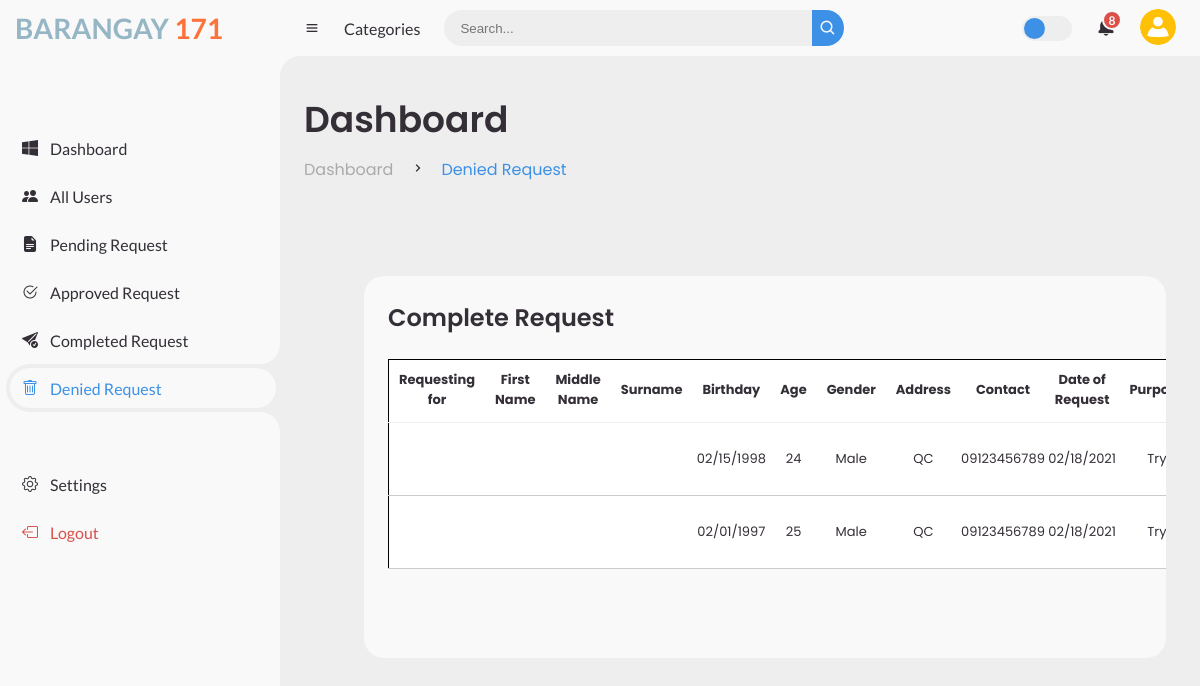
The page /admindenreq.php (signed in) on the database its author committed.
### tables this page shows
CREATE TABLE `request` (
  `Username` varchar(50) NOT NULL,
  `id` int(11) NOT NULL,
  `requestingfor` varchar(50) NOT NULL,
  `firstname` varchar(50) NOT NULL,
  `midname` varchar(50) NOT NULL,
  `surname` varchar(50) NOT NULL,
  `Fullname` varchar(50) NOT NULL,
  `Birthdate` varchar(20) NOT NULL,
  `Age` int(2) NOT NULL,
  `Gender` varchar(50) NOT NULL,
  `HomeAddress` varchar(50) NOT NULL,
  `Contact` varchar(11) NOT NULL,
  `DateofRequest` varchar(11) NOT NULL,
  `Purposes` varchar(50) NOT NULL,
  `Documents` varchar(50) NOT NULL,
  `Fee` varchar(50) NOT NULL,
  `ValidID` varchar(50) NOT NULL,
  `FrontID` longblob NOT NULL,
  `BackID` longblob NOT NULL,
  `Payment` varchar(50) NOT NULL,
  `Service` varchar(50) NOT NULL,
  `Status` varchar(50) NOT NULL,
  `approvedby` varchar(255) NOT NULL,
  `deniedby` varchar(255) DEFAULT NULL

);

### adminrequestdenied.php (called while the page is built, shortened)
<?php
$db = mysqli_connect('localhost', 'root', '', 'bdors');
$result = mysqli_query($db, "SELECT * FROM request where Status='Denied'");
?>

### admindenreq.php (the view, shortened to what this page needs)
<!DOCTYPE html>
<html lang="en">
<head>
	<link href='https://unpkg.com/boxicons@2.0.9/css/boxicons.min.css' rel='stylesheet'>
    <link rel="stylesheet" href="https://cdn.jsdelivr.net/npm/bootstrap-icons@1.11.2/font/bootstrap-icons.min.css">
</head>
<body>
	<section id="sidebar">
		<a href="#" class="brand">
			<h3  class="text">
                Barangay
                <span>171</span>
            </h3>
		</a>
		<ul class="side-menu top">
			<li>
				<a href="adminportal.php">
                    <i class="bi bi-windows"></i>
					<span class="text">Dashboard</span>
				</a>
			</li>
			<li>
				<a href="adminallusers.php">
                    <i class="bi bi-people-fill"></i>
					<span class="text">All Users</span>
				</a>
			</li>
			<li class>
				<a href="adminpendingrequest.php">
                    <i class="bi bi-file-earmark-text-fill"></i>
					<span class="text">Pending Request</span>
				</a>
			</li>
            <li class>
				<a href="adminapprovedrequest.php">
                <i class="bi bi-check2-circle"></i>
					<span class="text">Approved Request</span>
				</a>
			</li>
            <li class>
				<a href="admincomreq.php">
                <i class="bi bi-send-check-fill"></i>
					<span class="text">Completed Request</span>
				</a>
			</li>
            <li class="active">
				<a href="admindenreq.php">
                <i class="bi bi-trash"></i>
					<span class="text">Denied Request</span>
				</a>
			</li>
		</ul>
		<ul class="side-menu">
			<li>
				<a href="adminsetting.php">
                    <i class="bi bi-gear"></i>
					<span class="text">Settings</span>
				</a>
			</li>
			<li>
				<a href="adminlogout.php" class="logout">
                    <i class="bi bi-box-arrow-left"></i>
					<span class="text">Logout</span>
				</a>
			</li>
		</ul>
	</section>
	<section id="content">
		<nav>
			<i class='bx bx-menu' ></i>
			<a href="#" class="nav-link">Categories</a>
			<form action="#">
				<div class="form-input">
					<input type="search" placeholder="Search...">
					<button type="submit" class="search-btn"><i class='bx bx-search' ></i></button>
				</div>
			</form>
			<label for="switch-mode" class="switch-mode"></label>
			<a href="#" class="notification">
				<span class="num">8</span>
			</a>
			<a href="#" class="profile">
				<img src="img/user.png">
			</a>
		</nav>
		<main>
			<div class="head-title">
				<div class="left">
					<h1>Dashboard</h1>
					<ul class="breadcrumb">
						<li>
							<a href="adminportal.php">Dashboard</a>
						</li>
						<li><i class='bx bx-chevron-right' ></i></li>
						<li>
							<a class="active" href="admindenreq.php">Denied Request</a>
						</li>
					</ul>
				</div>
			</div>
			<div class="content1">
<div class="table-data">
				<div class="order">
					<div class="head">
						<h3>Complete Request</h3>
					</div>
					<?php include ('adminrequestdenied.php');?>
					<table>
						<thead>
							<tr>
								<th>Requesting for</th>
								<th>First Name</th>
								<th>Middle Name</th>
								<th>Surname</th>
                                <th>Birthday</th>
								<th>Age</th>
								<th>Gender</th>
								<th>Address</th>
								<th>Contact</th>
								<th>Date of Request</th>
								<th>Purpose</th>
							</tr>
						</thead>
						<tbody>
						<?php while ($row=mysqli_fetch_array($result)){ ?>
   <tr>
   <td><?php echo $row['requestingfor'];?></td>
	<td><?php echo $row['firstname'];?></td>
	<td><?php echo $row['middlename'];?></td>
	<td><?php echo $row['surname'];?></td>
  <td><?php echo $row['Birthdate'];?></td>
  <td><?php echo $row['Age'];?></td>
  <td><?php echo $row['Gender'];?></td>
  <td><?php echo $row['HomeAddress'];?></td>
  <td><?php echo $row['Contact'];?></td>
  <td><?php echo $row['DateofRequest'];?></td>
  <td><?php echo $row['Purposes'];?></td>
  </tr>
  <?php } ?>
					</tbody>
					</table>
</div>
		</main>
	</section>
</body>
</html>

### rows shown on the page
request: Birthdate "02/15/1998", Age "24", Gender "Male", HomeAddress "QC", Contact "09123456789", DateofRequest "02/18/2021", Purposes "Try"
request: Birthdate "02/01/1997", Age "25", Gender "Male", HomeAddress "QC", Contact "09123456789", DateofRequest "02/18/2021", Purposes "Try"
